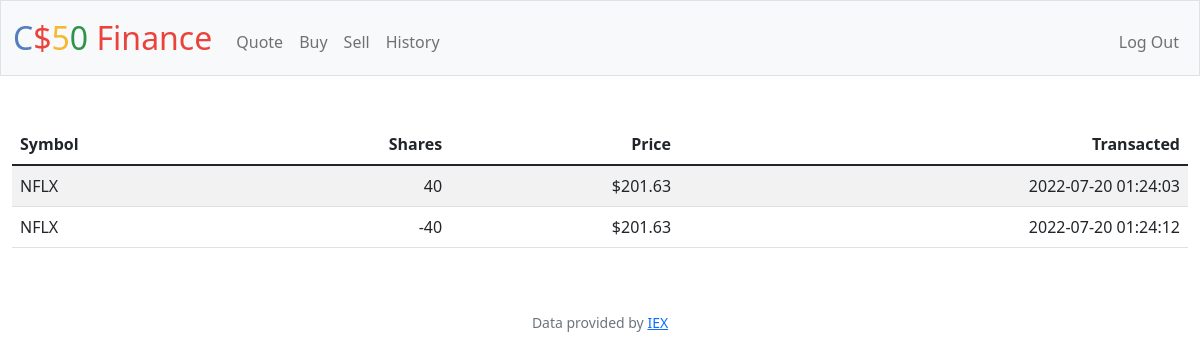
Before: /history (signed in) with the older database file.
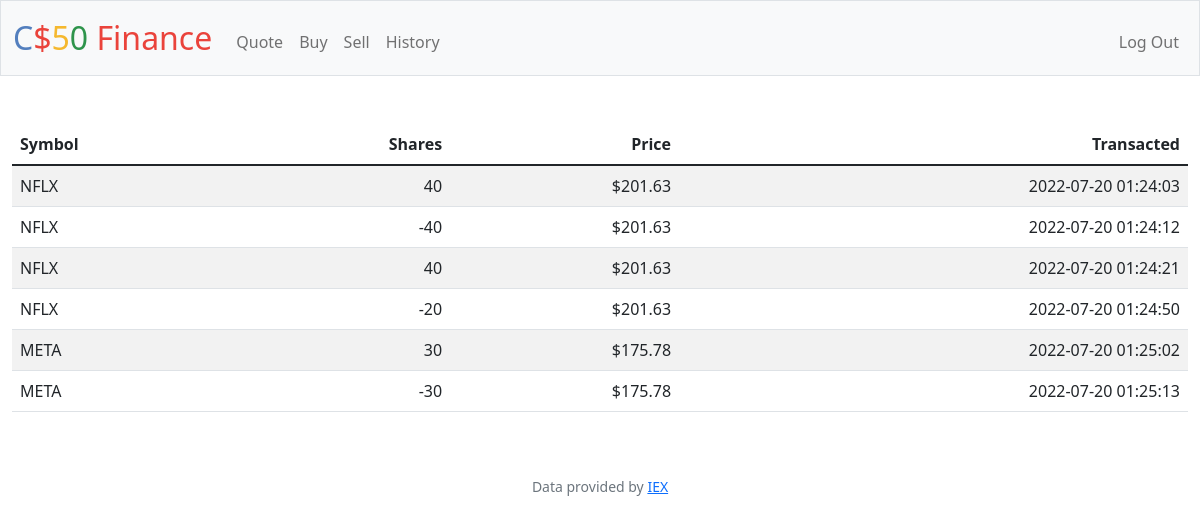
After: the same page with the newer database file.
### tables this page shows
CREATE TABLE transactions(
    id           INTEGER PRIMARY KEY AUTOINCREMENT NOT NULL,
    users_id    INTEGER NOT NULL,
    symbol  TEXT NOT NULL,
    name  TEXT NOT NULL,
    price  NUMERIC NOT NULL,
    quantity  INTEGER NOT NULL,
    cash  NUMERIC NOT NULL,
    time TEXT NOT NULL,
    FOREIGN KEY(users_id) REFERENCES users(id)
);

### app.py (the view)
@app.route("/history")
@login_required
def history():
    hist = db.execute(
        "SELECT * FROM transactions WHERE users_id = ? ORDER BY time ASC", session["user_id"])
    return render_template("history.html", res=hist)

### app.py (called while the page is built)
@app.after_request
def after_request(response):
    response.headers["Cache-Control"] = "no-cache, no-store, must-revalidate"
    response.headers["Expires"] = 0
    response.headers["Pragma"] = "no-cache"
    return response

### helpers.py (called while the page is built)
def login_required(f):
    @wraps(f)
    def decorated_function(*args, **kwargs):
        if session.get("user_id") is None:
            return redirect("/login")
        return f(*args, **kwargs)
    return decorated_function

def usd(value):
    return f"${value:,.2f}"

### templates/history.html (shortened to what this page needs)
{% extends "layout.html" %}
{% block main %}
{% set ns = namespace() %}
{% set ns.last_cash = 10000 %}
<table class="table table-striped">
    <thead>
        <tr>
            <th class="text-start">Symbol</th>
            <th class="text-end">Shares</th>
            <th class="text-end">Price</th>
            <th class="text-end">Transacted</th>
        </tr>
    </thead>
   <tbody>
    {% for dict_res in res -%}
            <tr>
                <td class="text-start">{{dict_res['symbol']}}</td>
                <td class="text-end">{{dict_res['quantity']}}</td>
                <td class="text-end">{{dict_res['price'] | usd}}</td>
                <td class="text-end">{{dict_res['time']}}</td>
            </tr>
    {% endfor %}
    </tbody>
</table>
{% endblock %}

### templates/layout.html (shortened to what this page needs)
<!DOCTYPE html>
<html lang="en">
    <head>
        <link href="https://cdn.jsdelivr.net/npm/bootstrap@5.1.3/dist/css/bootstrap.min.css" rel="stylesheet">
        <link href="/static/styles.css" rel="stylesheet">
    </head>
    <body>
        <nav class="bg-light border navbar navbar-expand-md navbar-light">
            <div class="container-fluid">
                <a class="navbar-brand" href="/"><span class="blue">C</span><span class="red">$</span><span class="yellow">5</span><span class="green">0</span> <span class="red">Finance</span></a>
                <div class="collapse navbar-collapse" id="navbar">
                    {% if session["user_id"] %}
                        <ul class="navbar-nav me-auto mt-2">
                            <li class="nav-item"><a class="nav-link" href="/quote">Quote</a></li>
                            <li class="nav-item"><a class="nav-link" href="/buy">Buy</a></li>
                            <li class="nav-item"><a class="nav-link" href="/sell">Sell</a></li>
                            <li class="nav-item"><a class="nav-link" href="/history">History</a></li>
                        </ul>
                        <ul class="navbar-nav ms-auto mt-2">
                            <li class="nav-item"><a class="nav-link" href="/logout">Log Out</a></li>
                        </ul>
                    {% else %}
                        <ul class="navbar-nav ms-auto mt-2">
                            <li class="nav-item"><a class="nav-link" href="/register">Register</a></li>
                            <li class="nav-item"><a class="nav-link" href="/login">Log In</a></li>
                        </ul>
                    {% endif %}
                </div>
            </div>
        </nav>
        <main class="container-fluid py-5 text-center">
            {% block main %}{% endblock %}
        </main>
        <footer class="mb-5 small text-center text-muted">
            Data provided by <a href="https://iexcloud.io/">IEX</a>
        </footer>
    </body>
</html>

### static/styles.css (style rules this page uses)
nav .navbar-brand { font-size: xx-large; }
nav .navbar-brand .blue { color: #537fbe; }
nav .navbar-brand .red { color: #ea433b; }
nav .navbar-brand .yellow { color: #f5b82e; }
nav .navbar-brand .green { color: #2e944b; }

Changed rows visible on the page:
added transactions: symbol "NFLX", quantity "40", price "$201.63", time "2022-07-20 01:24:21"
added transactions: symbol "NFLX", quantity "-20", price "$201.63", time "2022-07-20 01:24:50"
added transactions: symbol "META", quantity "30", price "$175.78", time "2022-07-20 01:25:02"
added transactions: symbol "META", quantity "-30", price "$175.78", time "2022-07-20 01:25:13"
